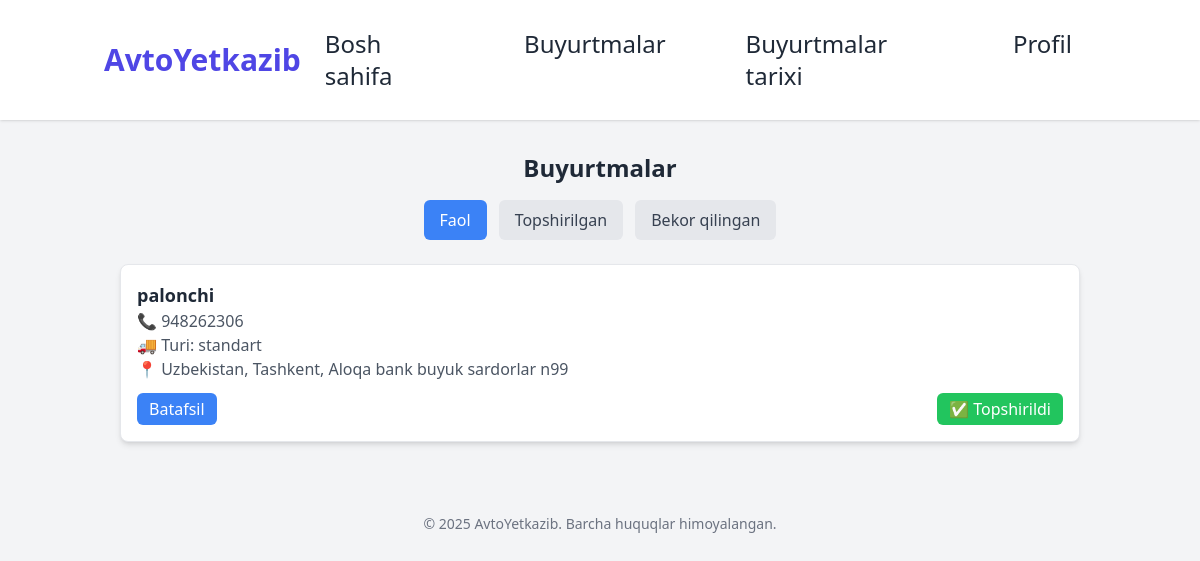
Page /order/ on the earlier database version.
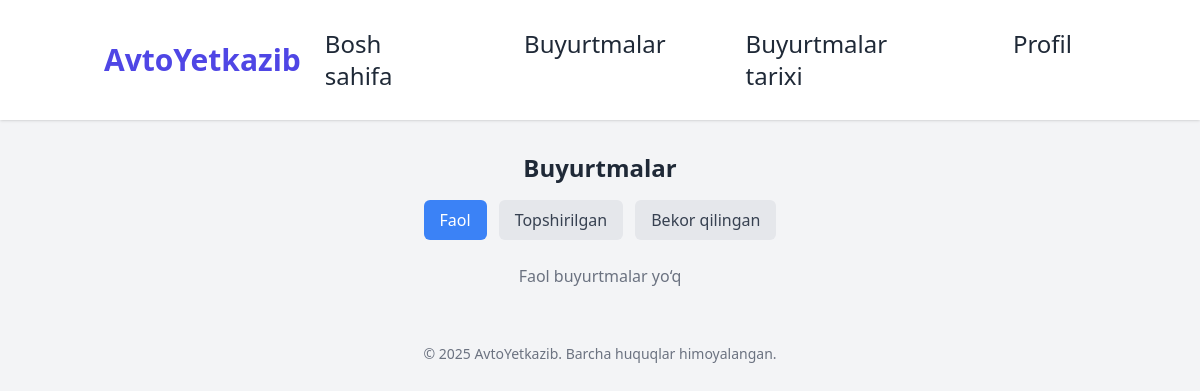
Same page on the later database version.
### main/models.py (models this page shows)
class Order(models.Model):
    store = models.ForeignKey(User, on_delete=models.CASCADE,blank=True, null=True)
    customer = models.ForeignKey(User, null=True, blank=True, on_delete=models.SET_NULL, related_name='customer_orders')
    delivery_person = models.ForeignKey(User, null=True, blank=True, on_delete=models.SET_NULL, related_name='delivery_orders')
    customer_name = models.CharField(max_length=255)
    phone_number = models.CharField(max_length=20, null=True, blank=True)
    region = models.ForeignKey(User, on_delete=models.SET_NULL, null=True, blank=True , related_name='region')
    district = models.ForeignKey(User, on_delete=models.SET_NULL, null=True, blank=True , related_name='district')
    deleviry_type = models.CharField(max_length=20, choices=DeleviryType.choices, blank=True)
    address = models.TextField(blank=True)
    latitude = models.DecimalField(max_digits=20, decimal_places=16, null=True, blank=True)
    longitude = models.DecimalField(max_digits=20, decimal_places=16, null=True, blank=True)
    status = models.CharField(max_length=50, default=OrderStatus.NEW, choices=OrderStatus.choices)
    payment_method = models.CharField(max_length=50, null=True, blank=True)
    amount = models.DecimalField(max_digits=10, decimal_places=2, null=True, blank=True)
    created_at = models.DateTimeField(auto_now_add=True)
    paid_at = models.DateTimeField(null=True, blank=True)
    delivery_person_comment = models.TextField(blank=True)
    deleviry_paid = models.BooleanField(default=False)
    delevery_date = models.DateField(null=True, blank=True)
    delevery_time = models.TimeField(null=True, blank=True)

### main/views.py (the view)
# urls.py: path('order/', views.orders_view, name='orders_view'),
def orders_view(request):
    active_orders = Order.objects.filter(status=OrderStatus.OUT_FOR_DELIVERY)
    delivered_orders = Order.objects.filter(status=OrderStatus.DELIVERED)
    canceled_orders = Order.objects.filter(status=OrderStatus.CANCELLED)
    return render(request, 'deliver/orders.html', {
        'active_orders': active_orders,
        'delivered_orders': delivered_orders,
        'canceled_orders': canceled_orders,
    })

### main/templates/deliver/orders.html (shortened to what this page needs)
{% extends 'deliver/base.html' %}
{% load static %}
{% block content %}
<div class="container mx-auto p-4">
  <h1 class="text-2xl font-bold text-center mb-4">Buyurtmalar</h1>
  <div class="flex justify-center gap-3 mb-6">
    <button class="tab-btn bg-blue-500 text-white px-4 py-2 rounded-md active" data-target="active-orders">
      Faol
    </button>
    <button class="tab-btn bg-gray-200 text-gray-700 px-4 py-2 rounded-md" data-target="delivered-orders">
      Topshirilgan
    </button>
    <button class="tab-btn bg-gray-200 text-gray-700 px-4 py-2 rounded-md" data-target="canceled-orders">
      Bekor qilingan
    </button>
  </div>
  <div id="active-orders" class="order-section block">
    {% for order in active_orders %}
    <div class="bg-white shadow-md rounded-lg p-4 mb-4 border">
      <p class="font-semibold text-lg">{{ order.customer_name }}</p>
      <p class="text-gray-600">📞 {{ order.phone_number }}</p>
      <p class="text-gray-600">🚚 Turi: {{ order.deleviry_type }}</p>
      <p class="text-gray-600">📍 {{ order.address }}</p>
      <div class="flex justify-between mt-3">
        <button class="bg-blue-500 text-white px-3 py-1 rounded-md" onclick="openDetailModal('{{ order.id }}')">
          Batafsil
        </button>
        <button class="bg-green-500 text-white px-3 py-1 rounded-md" onclick="confirmDelivery('{{ order.id }}')">
          ✅ Topshirildi
        </button>
      </div>
    </div>
    {% empty %}
      <p class="text-center text-gray-500">Faol buyurtmalar yo‘q</p>
    {% endfor %}
  </div>
</div>
{% endblock %}

Differences in the rows shown:
no longer on this page (row edited): Order: customer_name "palonchi", phone_number "948262306", deleviry_type "standart", address "Uzbekistan, Tashkent, Aloqa bank buyuk sardorlar n99"
Other differences:
text now shown: "Faol buyurtmalar yo‘q"
